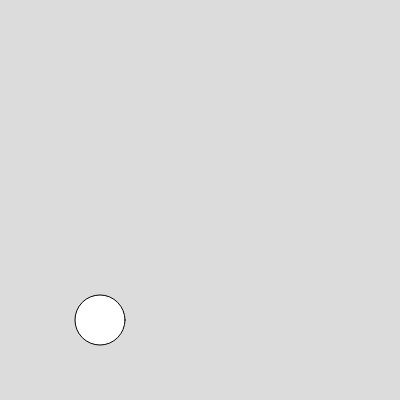
Frame 1 (no input)
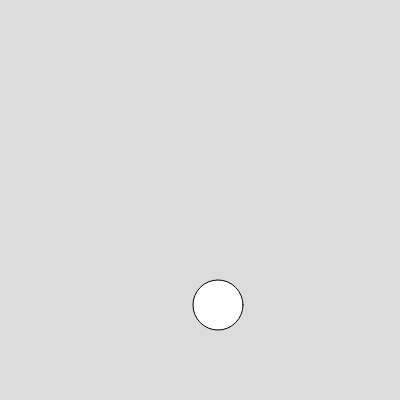
Frame 60 (no input)
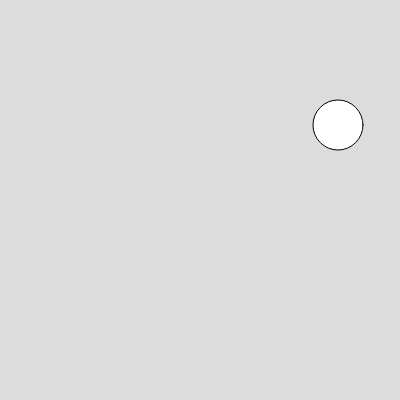
Frame 120 (the mouse pressed at the canvas centre since frame 60)

The p5.js sketch that drew these frames (run headless with seeded random() and noise() and a simulated clock; from frame 60 on, the mouse is pressed at the canvas centre):

// p5.js sketch
// ── sketch.js
let ballX = 100;
let xSpeed = 2;
let ballY = 320;
let ySpeed = 3;

function setup() {
  createCanvas(400, 400);
}

function draw() {
  background(220);

  ellipse(ballX, ballY, 50);

  ballX = ballX + xSpeed;

  if (ballX > width) {
    xSpeed = -2;
  }

  if (ballX < 0) {
    xSpeed = 2;
  }

  ballY = ballY + ySpeed;

  if (ballY > height) {
    ySpeed = -3;
  }

  if (ballY < 0) {
    ySpeed = 3;
  }
}
